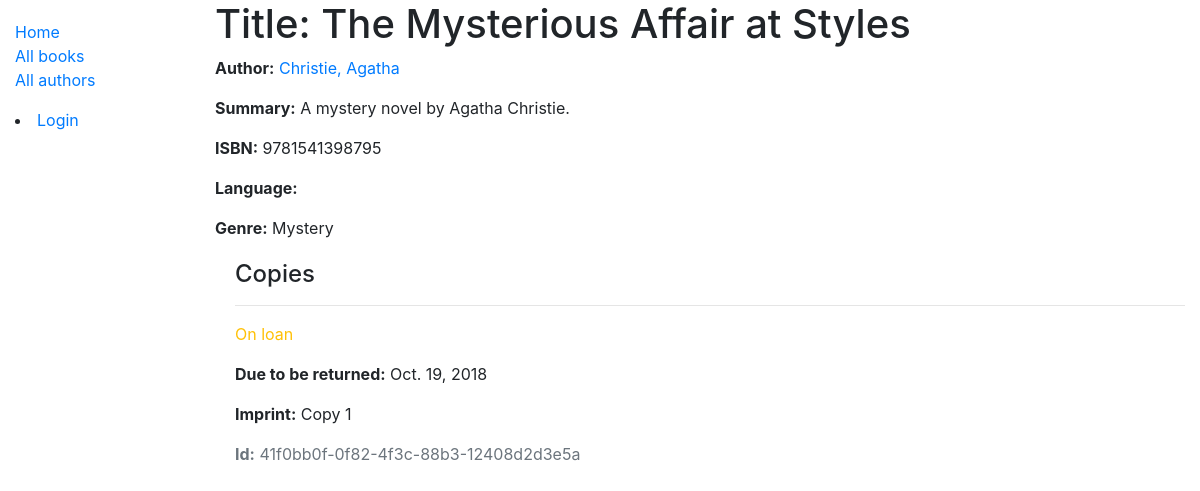
/catalog/book/1, run on the app's committed database.
### catalog/models.py (models this page shows, shortened)
class Book(models.Model):
    title = models.CharField(max_length=200)
    author = models.ForeignKey('Author', on_delete=models.SET_NULL, null=True)
    summary = models.TextField(max_length=1000, help_text='Enter a brief description of the book.')
    isbn = models.CharField('ISBN', max_length=13, help_text='13 Character <a href="https"//www.isbn-international.org/content/what-isbn">ISBN number</a>')
    genre = models.ManyToManyField(Genre, help_text='Select a genre for this book')
    def display_genre(self):
        """Create a string for the Genre. This is required to display genre in Admin."""
        return ', '.join(genre.name for genre in self.genre.all()[:3])
    display_genre.short_description = 'Genre'

class Author(models.Model):
    first_name = models.CharField(max_length=100)
    last_name = models.CharField(max_length=100)
    date_of_birth = models.DateField(null=True, blank=True)
    date_of_death = models.DateField('Died', null=True, blank=True)
    class Meta:
        ordering = ['last_name', 'first_name']
    def __str__(self):
        return f'{self.last_name}, {self.first_name}'

class Genre(models.Model):
    name = models.CharField(max_length=200, help_text='Enter a bok genre (e.g. Science Fiction).')
    def __str__(self):
        return self.name

class BookInstance(models.Model):
    id = models.UUIDField(primary_key=True, default=uuid.uuid4, help_text='Unique ID for this particular book across whole library')
    book = models.ForeignKey('Book', on_delete=models.SET_NULL, null=True)
    imprint = models.CharField(max_length=200)
    due_back = models.DateField(null=True, blank=True)
    LOAN_STATUS = (
        ('m', 'Maintenance'),
        ('o', 'On loan'),
        ('a', 'Available'),
        ('r', 'Reserved'),
    )
    status = models.CharField(
        max_length=1,
        choices=LOAN_STATUS,
        blank=True,
        default='m',
        help_text='Book availability',
        )
    class Meta:
        ordering = ['due_back']

### catalog/views.py (the view)
# urls.py: path('book/<int:pk>', views.BookDetailView.as_view(), name='book-detail'),
class BookDetailView(generic.DetailView):
    model = Book
    template_name = 'catalog/book_detail.html'

### catalog/templates/catalog/book_detail.html
{% extends "base_generic.html" %}
{% block content %}
  <h1>Title: {{ book.title }}</h1>
  <p><strong>Author:</strong> <a href="{% url 'author-detail' book.author.pk %}">{{ book.author }}</a></p>
  <p><strong>Summary:</strong> {{ book.summary }}</p>
  <p><strong>ISBN:</strong> {{ book.isbn }}</p>
  <p><strong>Language:</strong> {{ book.language }}</p>
  <p><strong>Genre:</strong> {% for genre in book.genre.all %} {{ genre }}{% if not forloop.last %}, {% endif %}{% endfor %}</p>
  <div style="margin-left:20px;margin-top:20px">
    <h4>Copies</h4>
    {% for copy in book.bookinstance_set.all %}
      <hr>
      <p class="{% if copy.status == 'a' %}text-success{% elif copy.status == 'm' %}text-danger{% else %}text-warning{% endif %}">{{ copy.get_status_display }}</p>
      {% if copy.status != 'a' %}
        <p><strong>Due to be returned:</strong> {{copy.due_back}}</p>
      {% endif %}
      <p><strong>Imprint:</strong> {{copy.imprint}}</p>
      <p class="text-muted"><strong>Id:</strong> {{copy.id}}</p>
    {% endfor %}
  </div>
{% endblock %}

### catalog/templates/base_generic.html (shortened to what this page needs)
<!DOCTYPE html>
<html lang="en">
<head>
  <link rel="stylesheet" href="https://stackpath.bootstrapcdn.com/bootstrap/4.1.3/css/bootstrap.min.css">
  {% load static %}
  <link rel="stylesheet" href="{% static 'css/styles.css' %}">
</head>
<body>
  <div class="container-fluid">
    <div class="row">
      <div class="col-sm-2">
      {% block sidebar %}
        <ul class="sidebar-nav">
          <li><a href="{% url 'index' %}">Home</a></li>
          <li><a href="{% url 'books' %}">All books</a></li>
          <li><a href="{% url 'authors' %}">All authors</a></li>
        </ul>
        {% if user.is_authenticated %}
   <li>User: {{ user.get_username }}</li>
   <li><a href="{% url 'logout'%}?next={{request.path}}">Logout</a></li>
 {% else %}
   <li><a href="{% url 'login'%}?next={{request.path}}">Login</a></li>
 {% endif %}
     {% endblock %}
      </div>
      <div class="col-sm-10 ">{% block content %}{% endblock %}</div>
    </div>
  </div>
</body>
</html>

### catalog/static/styles.css (style rules this page uses)
.sidebar-nav { margin-top: 20px; padding: 0; list-style: none; }

### data on the page
Book: title "The Mysterious Affair at Styles", author "Christie, Agatha", summary "A mystery novel by Agatha Christie.", isbn "9781541398795"
Genre: name "Mystery"
BookInstance: status "On loan", due_back "Oct. 19, 2018", imprint "Copy 1", id "41f0bb0f-0f82-4f3c-88b3-12408d2d3e5a"
